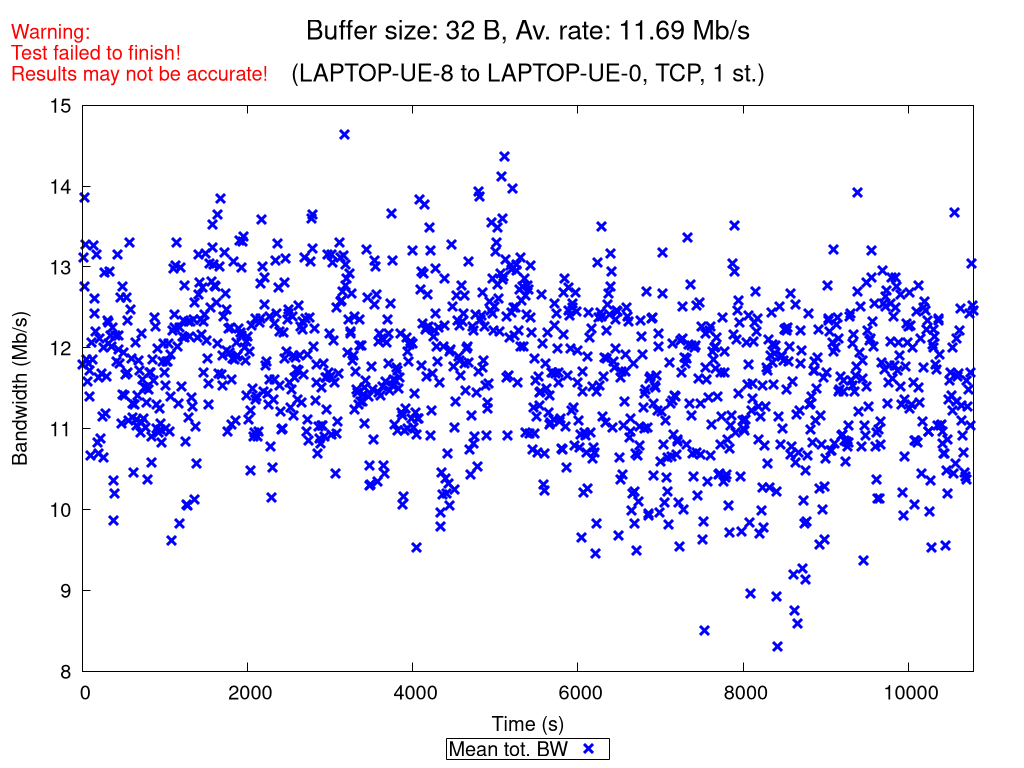

Generate this figure with gnuplot:
set terminal pngcairo nocrop enhanced size 1024,768 font "Verdana,15"
set output "TCP_1_st_2020_10_28_20-03-35_two2one_00032B.png"

set title "{/=20 Buffer size: 32 B, Av. rate: 11.69 Mb/s}\n\n{/=18 (LAPTOP-UE-8 to LAPTOP-UE-0, TCP, 1 st.)}"
set label "Warning:\nTest failed to finish!\nResults may not be accurate!" at screen 0.01, screen 0.96 tc rgb "red"

set xlabel "Time (s)"
set ylabel "Bandwidth (Mb/s)"
set ytics nomirror
set key bmargin center horizontal box samplen 1 width -1
set bmargin 4.6
set rmargin 4.5

rf = 1000000.0  # rate factor
set style fill transparent solid 0.2 noborder
set autoscale xfix
plot "TCP_1_st_2020_10_28_20-03-35_two2one_00032B_iperf_processed.dat" using 1:($2/rf-$3/rf):($2/rf+$3/rf) with filledcurves lc rgb "blue" notitle, \
     "" using 1:($2/rf) with points pt 2 ps 1.5 lw 3 lc rgb "blue" title "Mean tot. BW", \
